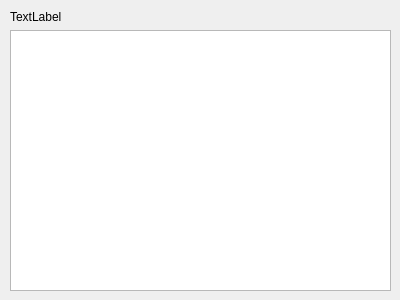
<?xml version="1.0" encoding="UTF-8"?>
<ui version="4.0">
 <class>showMedia</class>
 <widget class="QDialog" name="showMedia">
  <property name="geometry">
   <rect>
    <x>0</x>
    <y>0</y>
    <width>400</width>
    <height>300</height>
   </rect>
  </property>
  <property name="windowTitle">
   <string>Ausgeliehene Medien</string>
  </property>
  <widget class="QWidget" name="">
   <property name="geometry">
    <rect>
     <x>10</x>
     <y>10</y>
     <width>381</width>
     <height>281</height>
    </rect>
   </property>
   <layout class="QVBoxLayout" name="verticalLayout">
    <item>
     <widget class="QLabel" name="userLabel">
      <property name="text">
       <string>TextLabel</string>
      </property>
     </widget>
    </item>
    <item>
     <widget class="QTextBrowser" name="mediaTextBrowser">
      <property name="html">
       <string>&lt;!DOCTYPE HTML PUBLIC &quot;-//W3C//DTD HTML 4.0//EN&quot; &quot;http://www.w3.org/TR/REC-html40/strict.dtd&quot;&gt;
&lt;html&gt;&lt;head&gt;&lt;meta name=&quot;qrichtext&quot; content=&quot;1&quot; /&gt;&lt;style type=&quot;text/css&quot;&gt;
p, li { white-space: pre-wrap; }
&lt;/style&gt;&lt;/head&gt;&lt;body style=&quot; font-family:'Ubuntu'; font-size:11pt; font-weight:400; font-style:normal;&quot;&gt;
&lt;p style=&quot;-qt-paragraph-type:empty; margin-top:0px; margin-bottom:0px; margin-left:0px; margin-right:0px; -qt-block-indent:0; text-indent:0px;&quot;&gt;&lt;br /&gt;&lt;/p&gt;&lt;/body&gt;&lt;/html&gt;</string>
      </property>
     </widget>
    </item>
   </layout>
  </widget>
 </widget>
 <resources/>
 <connections/>
</ui>
